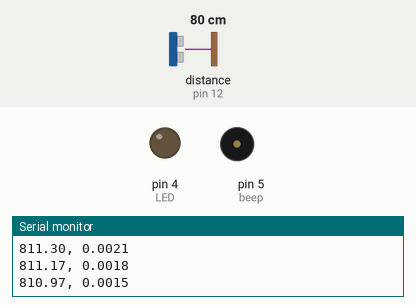
Recording of a sketch running on a simulated Arduino Uno, built with avr-gcc and run on an emulated ATmega328P. Shown: output pins drawn as LEDs (lit = HIGH), buzzer (waves = sounding, pin HIGH), the last lines printed to the serial monitor. Wiring (inferred from the names in the program): ultrasonic range finder: trigger pin 13; echo pin 12. The test bench sets the inputs (shaded band); at power-on: distance to the obstacle (sensor on pin 12) 80 cm. The echo pulse lasts 58.3 µs per cm; pins used as bus, display or sensor lines are not drawn.

Above: at 0.1 s.
At 3.0 s:
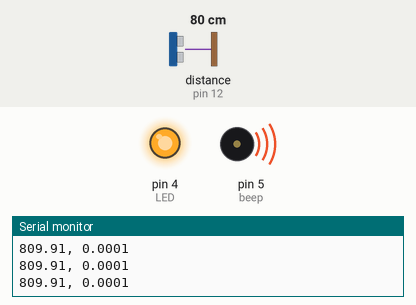
3.1 s: distance to the obstacle (sensor on pin 12) set to 120 cm
Timing chart, 0 to 6.1 s (numbered marks = the images above; inputs shaded):
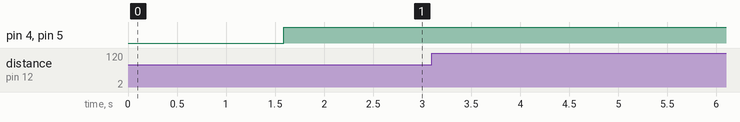

The sketch:

Single-Ultrasonic-Sensor.ino
```cpp
#define trigPin 13
#define echoPin 12

int LED = 4; //connect LED to pin 4
int beep = 5; //connect buzzer to pin 5

//initialize Kalman variables and covariances
float yk = 0.0; //predicted state estimate
float yk1 = 0.0; //predicted state estimate at previous time step
float P = 0.0; //predicted error covariance
float K = 0.0; //Kalman gain
float Q = 0.0; //Input confidence (0 for this task)
float R = 0.01; //Measurement confidence (calculated offline)
float P1 = 100000; //initialized updated error covariance

// Calibration coefficients
float a = 35.486; //determined by the offline calibration
float b = -14.486; //determined by the offline calibration

void setup() {
  Serial.begin (9600); //serial communications at 9600 bps
  pinMode(trigPin, OUTPUT); //set trigPin as output
  pinMode(echoPin, INPUT); //set echoPin as input

  pinMode(LED, OUTPUT); //pin 4 is output
  pinMode(beep, OUTPUT); //pin 5 is output
}

void loop() {
  //Kalman filter prediction stage
  yk = yk1; //predicted state estimate
  P = P1 + Q; //predicted state covariance

  //declare measurement variables
  float duration, distance, t;

  //send and receive sound waves from ultrasonic sensor
  digitalWrite(trigPin, LOW);
  delayMicroseconds(2);
  digitalWrite(trigPin, HIGH);
  delayMicroseconds(10);
  digitalWrite(trigPin, LOW);

  duration = pulseIn(echoPin, HIGH); //read the high pulse duration

  //Kalman filter correction stage
  K = P / (P + R); //kalman gain
  yk1 = yk + K * (duration - yk); //updated state estimate
  P1 = (1 - K) * P; //updated state covariance

  t = yk1/200; //convert output into total time value in microseconds
  distance = a*t + b; //use calibration coefficients to calculate distance in mm

  //once the kalman covariance is under .0001, then turn on the LED and sound the buzzer
  if (P1 < 0.0001){
    digitalWrite(LED, HIGH); //turn on LED
    digitalWrite(beep, HIGH); //turn on buzzer
  }

  //print results in the following format: distance, variance
  Serial.print(distance);
  Serial.print(", ");
  Serial.println(P1, 4);
  }
```
